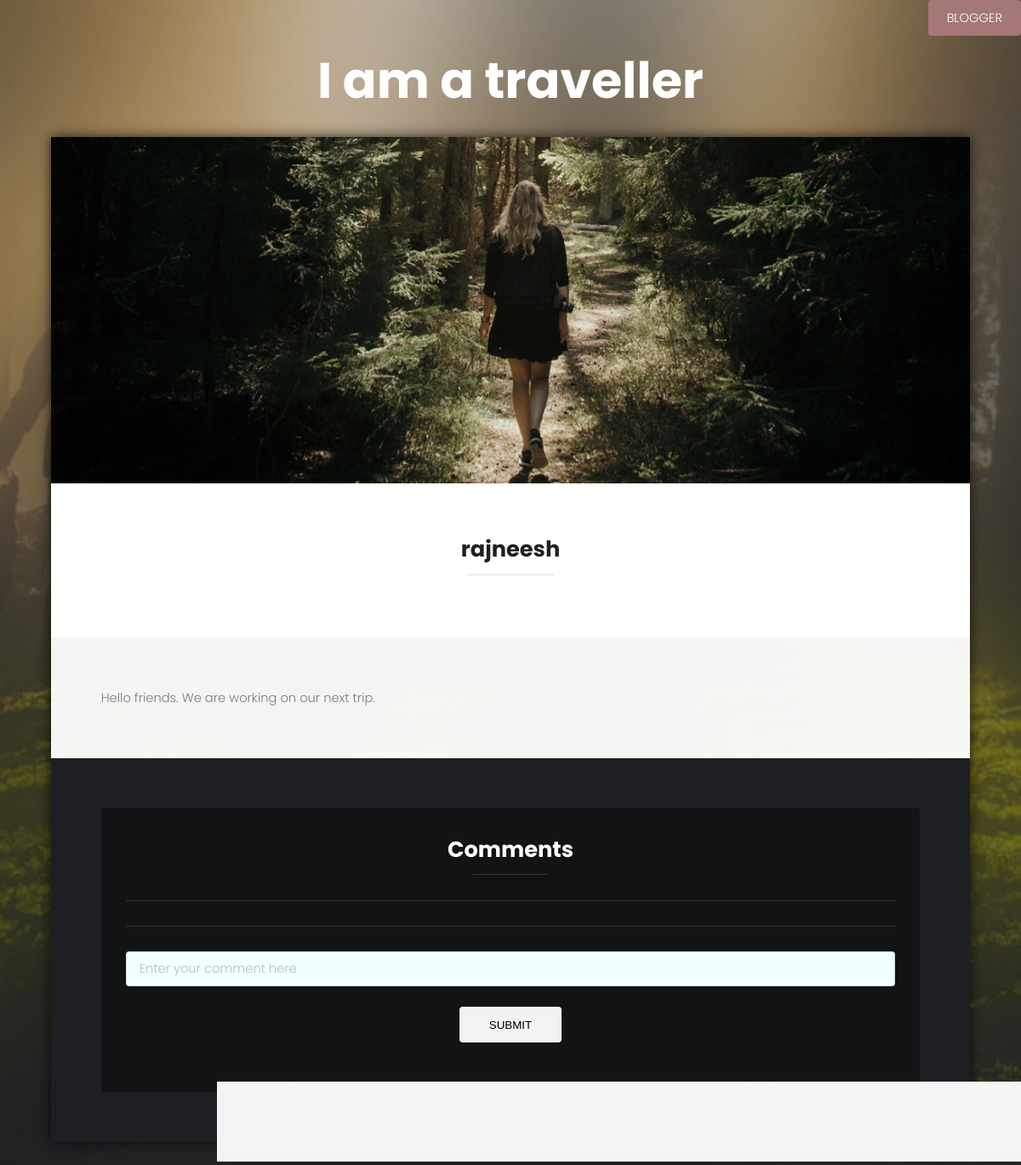
Screenshot of /blog/105 with the database file from the repository.
### tables this page shows
CREATE TABLE blog_detail (
    blog_id integer PRIMARY KEY AUTOINCREMENT,
    user_name text NOT NULL,
    title text NOT NULL,
    content text NOT NULL,
    date text NOT NULL,
    published BOOLEAN NOT NULL, theme text,
    FOREIGN KEY (user_name) 
    REFERENCES user_details (username));

### app/__init__.py (the view, shortened to what this page needs)
@app.route('/blog/<id>')
def particularBlog(id):
    if request.method=='GET':
        blog, com = dbHandler.particularBlog(id)
        print blog[0]["theme"]
        if blog[0]["theme"] == 'theme1' or blog[0]["theme"]==None:
            print "inside theme 1"
            return render_template('blog.html', posts = blog, comment = com)

### app/models.py (called while the page is built)
def particularBlog(id):
  try:
    with sql.connect("database.db") as con:
      con.row_factory = sql.Row
      cur = con.cursor()
      cur.execute("SELECT * FROM blog_detail WHERE blog_id = '{x}' and PUBLISHED = 1".format(x=id))
      rows = cur.fetchall()
      cur.execute("SELECT * FROM comment WHERE blog_id = '{x}'".format(x=id))
      temp = cur.fetchall()
      blog = []
      for row in rows:
        blog.append(row)
      comment=[]
      for t in temp:
        comment.append(t)
      return blog, comment
  except:
    print "unexpected"
    pass

### app/templates/blog.html (shortened to what this page needs)
{% block content %}
	<head>
		<link rel="stylesheet"
		href="{{url_for('.static', filename='assets1/css/main.css')}}">
		<link rel="stylesheet"
		href="{{url_for('.static', filename='main.css')}}">
	</head>
	<a href="/home" accesskey="1" style="top:0px;right:0px;position: absolute;background-color: rgb(165, 119, 119)"title="" class="button special">Blogger</a>
			<header id="header">
				<div class="logo"><a href="#">{{posts[0].title }} </a></div>
			</header>
			<section id="main">
				<div class="inner">
					<section id="one" class="wrapper style1">
						<div class="image fit flush">
							<img src="../static/images1/pic02.jpg" alt="" />
						</div>
						<header class="special">
							<h2>{{posts[0].user_name}}</h2>
						</header>
						<div class="content">
                                {{posts[0].content | safe }}
                        </div>
					</section>
					<section id="two" class="wrapper style2">
						<header>
							<h2>Comments</h2>
                            <div>
                                    <hr>
                                    <hr/>
                                    <form action="/add_comment_blog" class="form-inline" method = "post">
                                        <input type="text" class="form-control" name="plain_text" style="background-color: azure" placeholder="Enter your comment here" style="width:80%;margin-right:1em;"><br>
                                        <button class="btn submit" style="width:120px" onclick="submit">Submit</button>
                                    </form>
                            </div>
						</header>
{% endblock %}

### rows the page displays
blog_detail: title "I am a traveller", user_name "rajneesh", content "Hello friends. We are working on our next trip."
